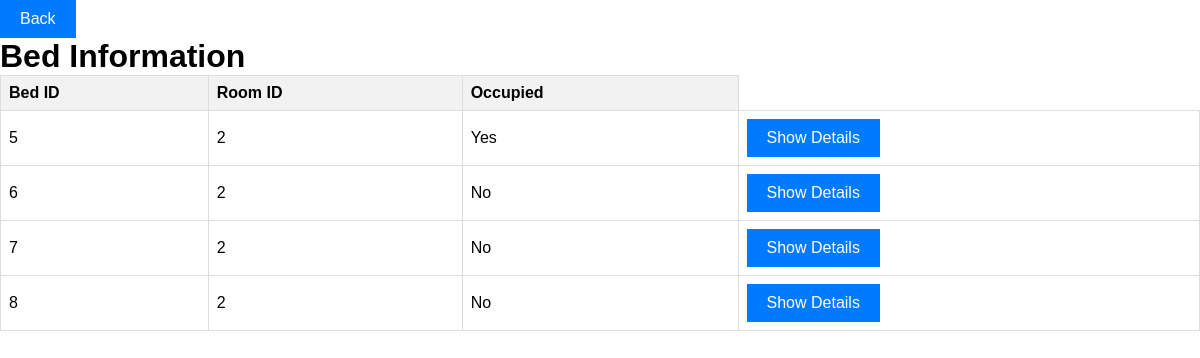
Page /client/pages/BedRoom.php?room_id=2 on the committed database.
### tables this page shows
CREATE TABLE `beds` (
  `beds_id` int(11) NOT NULL,
  `room_id` int(11) DEFAULT NULL,
  `occupied` tinyint(1) DEFAULT 0,
  `customer_id` int(11) DEFAULT NULL
);

### server/database/db_connections.php (called while the page is built)
<?php
function connections()
{
    $servername = "localhost";
    $username = "root";
    $password = "";
    $database = "boarding_house";
    try {
        $conn = new PDO("mysql:host=$servername;dbname=$database", $username, $password);
        $conn->setAttribute(PDO::ATTR_ERRMODE, PDO::ERRMODE_EXCEPTION);
        return $conn;
    } catch (PDOException $e) {
        die("Connection failed: " . $e->getMessage());
    }
}
?>

### server/database/models/Beds_model.php (called while the page is built, shortened)
<?php
require_once dirname(__DIR__, 2) . '/database/db_connections.php';
class BedModel
{
    private $connect;
    public function __construct()
    {
        $this->connect = connections();
    }
    public function getBedsByRoomId($roomId)
    {
        $beds = [];
        try {
            $stmt = $this->connect->prepare('SELECT * FROM beds WHERE room_id = :roomId');
            $stmt->bindParam(':roomId', $roomId);
            $stmt->execute();
            $beds = $stmt->fetchAll(PDO::FETCH_ASSOC);
        } catch (PDOException $e) {
            throw new Exception("Error fetching bed data: " . $e->getMessage());
        }
        return $beds;
    }
}
?>

### client/pages/BedRoom.php (the view, shortened to what this page needs)
<?php
include '../../server/database/models/beds_model.php';
$bedModel = new BedModel();
$beds = [];
if (isset($_GET['room_id'])) {
    $roomId = $_GET['room_id'];
    try {
        $beds = $bedModel->getBedsByRoomId($roomId);
    } catch (Exception $e) {
        $error = 'Error fetching bed data: ' . $e->getMessage();
    }
} else {
    header('Location: room.php?error=No room ID provided');
    exit();
}
?>
<!DOCTYPE html>
<html lang="en">
<head>
    <link rel="stylesheet" href="../assets/style.css">
</head>
<body>
    <button><a href="Room.php">Back</a></button>
    <h1>Bed Information</h1>
    <table>
        <thead>
            <tr>
                <th>Bed ID</th>
                <th>Room ID</th>
                <th>Occupied</th>
            </tr>
        </thead>
        <tbody>
            <?php foreach ($beds as $bed): ?>
                <tr>
                    <td>
                        <?php echo $bed['beds_id']; ?>
                    </td>
                    <td>
                        <?php echo $bed['room_id']; ?>
                    </td>
                    <td>
                        <?php echo $bed['occupied'] ? 'Yes' : 'No'; ?>
                    </td>
                    <td>
                        <button>Show Details</button>
                    </td>
                </tr>
            <?php endforeach; ?>
        </tbody>
    </table>
</body>
</html>

### client/assets/style.css (style rules this page uses)
body { font-family: Arial, sans-serif; margin: 0; padding: 0; }
h1 { margin: 0; }
button { padding: 10px 20px; background-color: #007bff; border: none; color: white; font-size: 16px; cursor: pointer; }
button a { text-decoration: none; color: inherit; }
table { border-collapse: collapse; width: 100%; }
th, td { border: 1px solid #ddd; padding: 8px; text-align: left; }
th { background-color: #f2f2f2; }

### rows in the picture
beds: beds_id "5", room "2", occupied "Yes"
beds: beds_id "6", room "2", occupied "No"
beds: beds_id "7", room "2", occupied "No"
beds: beds_id "8", room "2", occupied "No"
